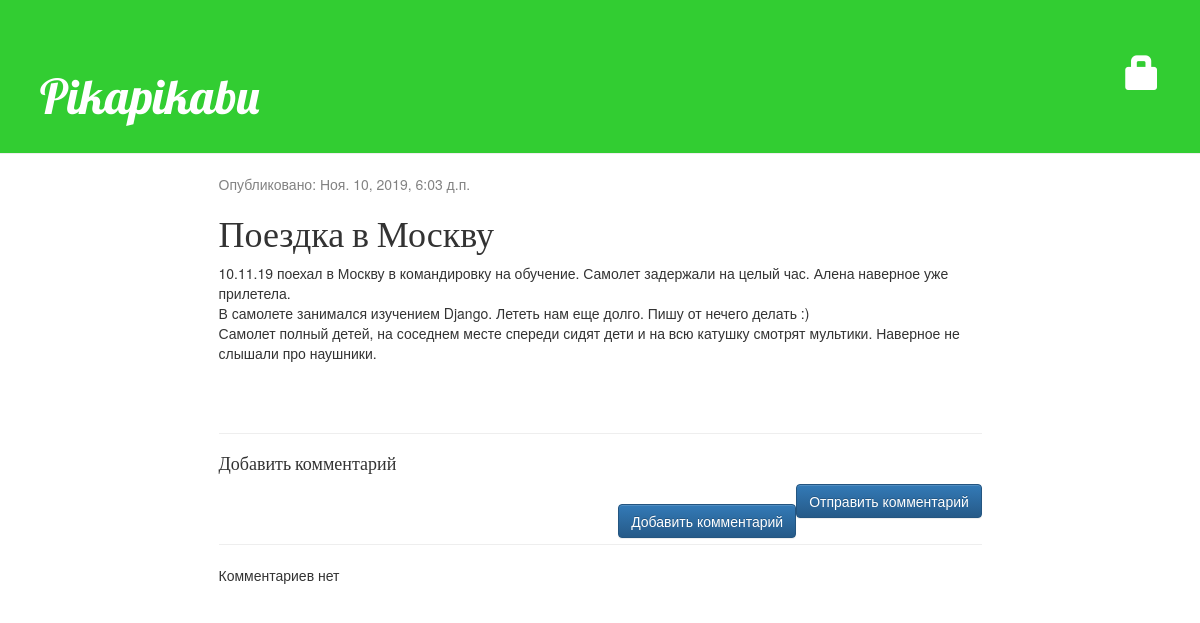
The app's page /post/13/, older data.
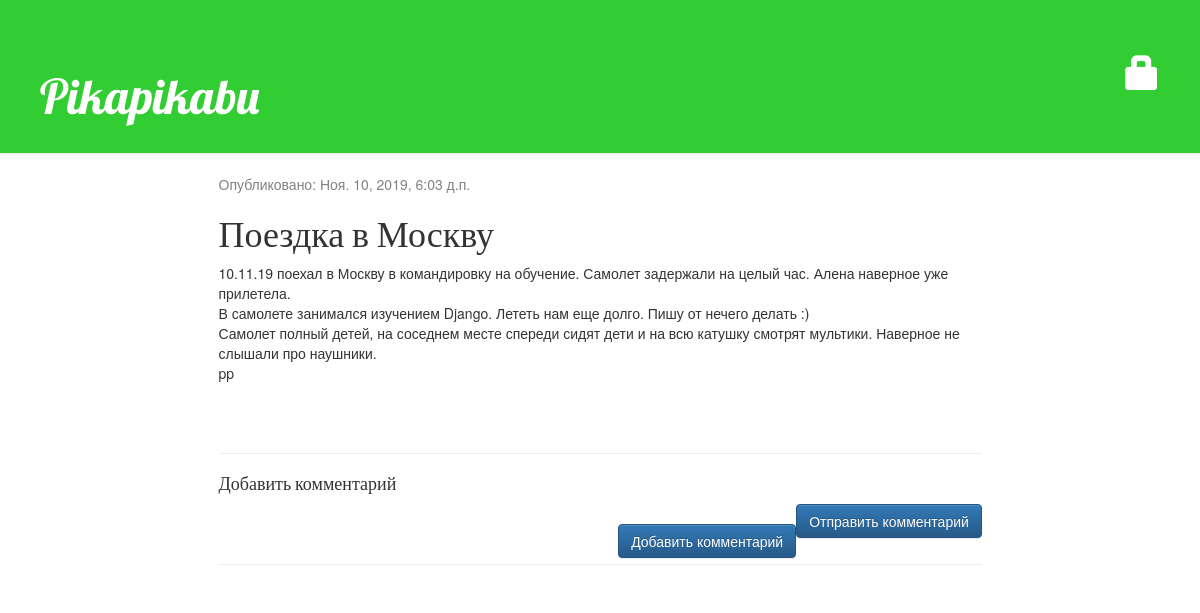
The same page, newer data.
### blog/models.py (models this page shows, shortened)
class Post(models.Model):
    author = models.ForeignKey(settings.AUTH_USER_MODEL, on_delete=models.CASCADE)
    title = models.CharField(max_length=200)
    text = models.TextField()
    created_date = models.DateTimeField(default=timezone.now)
    published_date = models.DateTimeField(blank=True, null=True)

### blog/views.py (the view)
# urls.py: path('post/<int:pk>/', views.post_detail, name='post_detail'),
def post_detail(request, pk):
    post = get_object_or_404(Post, pk=pk)
    return render(request, 'blog/post_detail.html', {'post': post})

### blog/templates/blog/post_detail.html (shortened to what this page needs)
{% extends 'blog/base.html' %}
{% block content %}
    <div class="post"><span class="date">
        {% if post.published_date %}
            Опубликовано: {{ post.published_date }}
        {% else %}
            Автор: {{ post.author }} | Создано: {{ post.created_date }}
            <a class="btn btn-primary" href="{% url 'post_publish' pk=post.pk %}"><span
                    class="glyphicon glyphicon-send"></span></a>
        {% endif %}
    </span>
        <h1>{{ post.title }}</h1>
        <p>{{ post.text|linebreaksbr }}</p>
    </div>
    <hr>
    <h4>Добавить комментарий</h4>
    <form method="POST" class="post-from">{% csrf_token %}
        <div>
            <button type="submit" class="btn btn-primary" > Отправить комментарий </button>
        </div>
    </form>
    <br>
    <a class="btn btn-primary" href="{% url 'add_comment_to_post' pk=post.pk %}">Добавить комментарий</a><br>
    <hr>
    {% for comment in post.comments.all  %}
        {% if user.is_authenticated or comment.approved_comment %}
        <div class="comment">
        <div class="date">
            {{ comment.created_date }}
            {% if not comment.approved_comment %}
                <a class="btn btn-default" href="{% url 'comment_remove' pk=comment.pk %}"><span class="glyphicon glyphicon-remove"></span></a>
                <a class="btn btn-default" href="{% url 'comment_approve' pk=comment.pk %}"><span class="glyphicon glyphicon-ok"></span></a>
            {% endif %}
        </div>
            <strong>{{ comment.author }}</strong>
        <p>{{ comment.text|linebreaks }}</p>
        </div>
        {% endif %}
    {% empty %}
        <p>Комментариев нет</p>
    {% endfor %}
{% endblock %}

Row changes from the older to the newer data that the page shows:
changed Post "Поездка в Москву": text "…не слышали про наушники." → "…не слышали про наушники. pp"
Text that changed along with them:
text no longer shown: "Комментариев нет"
